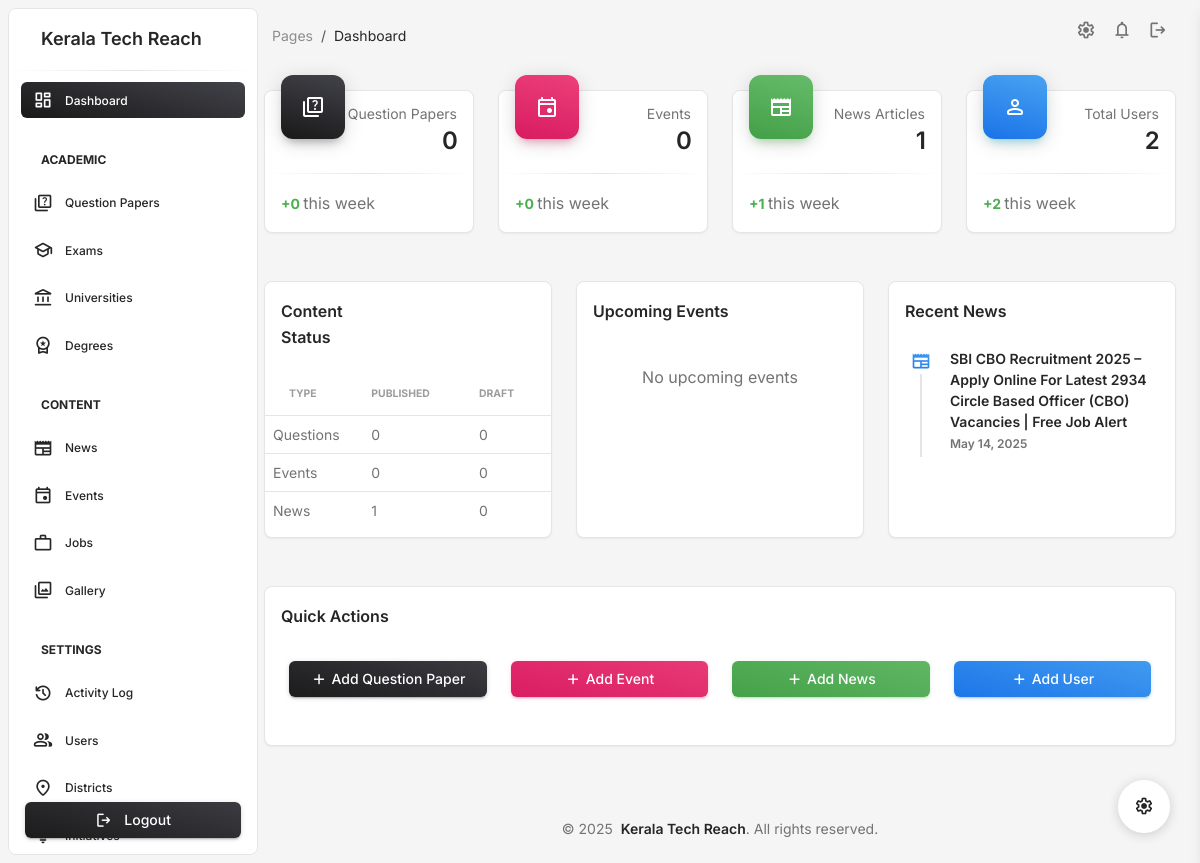
Page /admindashboard/ (signed in) on the committed database.
### admindashboard/models.py (models this page shows, shortened)
class News(models.Model):
    title = models.CharField(max_length=255)
    slug = models.SlugField(unique=True, max_length=255, blank=True, null=True)
    content = models.TextField()
    excerpt = models.TextField(blank=True, help_text="A short summary of the article")
    image = models.ImageField(upload_to='news/', blank=True, null=True)
    thumbnail = models.ImageField(upload_to='news/thumbnails/', blank=True, null=True)
    created_at = models.DateTimeField(auto_now_add=True)
    updated_at = models.DateTimeField(auto_now=True)
    is_published = models.BooleanField(default=False)
    created_by = models.ForeignKey('UserProfile', on_delete=models.CASCADE)
    meta_title = models.CharField(max_length=60, blank=True, help_text="SEO optimized title (max 60 characters)")
    meta_description = models.CharField(max_length=160, blank=True, help_text="SEO meta description (max 160 characters)")
    keywords = models.CharField(max_length=255, blank=True, help_text="Comma-separated keywords for SEO")
    reading_time = models.PositiveIntegerField(default=0, help_text="Estimated reading time in minutes")
    views_count = models.PositiveIntegerField(default=0)
    likes_count = models.PositiveIntegerField(default=0)
    class Meta:
        verbose_name_plural = 'News'
        ordering = ['-created_at']

### admindashboard/views/dashboard.py (the view, shortened to what this page needs)
# urls.py: path('', dashboard, name='dashboard'),
@login_required
def dashboard(request):
    now = timezone.now()
    last_week = now - timedelta(days=7)
    context = {
        'total_users': UserProfile.objects.count() if request.user.is_staff else 1,
        'total_questions': QuestionPaper.objects.count(),
        'total_events': Event.objects.count(),
        'total_news': News.objects.count(),
    }
    if request.user.is_staff:
        context.update({
            'new_users': UserProfile.objects.filter(user__date_joined__gte=last_week).count(),
            'new_questions': QuestionPaper.objects.filter(updated_at__gte=last_week).count(),
            'new_events': Event.objects.filter(updated_at__gte=last_week).count(),
            'new_news': News.objects.filter(created_at__gte=last_week).count(),
            'upcoming_events': Event.objects.filter(
                event_start__gte=now
            ).order_by('event_start')[:5],
            'recent_questions': QuestionPaper.objects.order_by('-updated_at')[:5],
            'recent_news': News.objects.order_by('-created_at')[:5],
            'published_questions': QuestionPaper.objects.filter(is_published=True).count(),
            'draft_questions': QuestionPaper.objects.filter(is_published=False).count(),
            'published_events': Event.objects.filter(is_published=True).count(),
            'draft_events': Event.objects.filter(is_published=False).count(),
            'published_news': News.objects.filter(is_published=True).count(),
            'draft_news': News.objects.filter(is_published=False).count(),
            'unread_messages': ContactMessage.objects.filter(is_read=False).count(),
            'total_messages': ContactMessage.objects.count(),
            'university_count': University.objects.count(),
            'degree_count': Degree.objects.count(),
            'event_categories': EventCategory.objects.annotate(
                event_count=Count('event')
            ).order_by('-event_count')[:5],
        })
    return render(request, 'admindashboard/dashboard.html', context)

### admindashboard/templates/admindashboard/dashboard.html (shortened to what this page needs)
{% extends 'admindashboard/base.html' %}
{% load static %}
{% block content %}
<div class="container-fluid py-4">
    <div class="row">
        {% if user.is_staff %}
        <div class="col-xl-3 col-sm-6 mb-4">
            <div class="card">
                <div class="card-header p-3 pt-2">
                    <div class="icon icon-lg icon-shape bg-gradient-dark shadow-dark text-center border-radius-xl mt-n4 position-absolute">
                        <i class="material-symbols-rounded opacity-10">quiz</i>
                    </div>
                    <div class="text-end pt-1">
                        <p class="text-sm mb-0 text-capitalize">Question Papers</p>
                        <h4 class="mb-0">{{ total_questions }}</h4>
                    </div>
                </div>
                <hr class="dark horizontal my-0">
                <div class="card-footer p-3">
                    <p class="mb-0"><span class="text-success text-sm font-weight-bolder">+{{ new_questions }} </span>this week</p>
                </div>
            </div>
        </div>
        <div class="col-xl-3 col-sm-6 mb-4">
            <div class="card">
                <div class="card-header p-3 pt-2">
                    <div class="icon icon-lg icon-shape bg-gradient-primary shadow-primary text-center border-radius-xl mt-n4 position-absolute">
                        <i class="material-symbols-rounded opacity-10">event</i>
                    </div>
                    <div class="text-end pt-1">
                        <p class="text-sm mb-0 text-capitalize">Events</p>
                        <h4 class="mb-0">{{ total_events }}</h4>
                    </div>
                </div>
                <hr class="dark horizontal my-0">
                <div class="card-footer p-3">
                    <p class="mb-0"><span class="text-success text-sm font-weight-bolder">+{{ new_events }} </span>this week</p>
                </div>
            </div>
        </div>
        <div class="col-xl-3 col-sm-6 mb-4">
            <div class="card">
                <div class="card-header p-3 pt-2">
                    <div class="icon icon-lg icon-shape bg-gradient-success shadow-success text-center border-radius-xl mt-n4 position-absolute">
                        <i class="material-symbols-rounded opacity-10">newspaper</i>
                    </div>
                    <div class="text-end pt-1">
                        <p class="text-sm mb-0 text-capitalize">News Articles</p>
                        <h4 class="mb-0">{{ total_news }}</h4>
                    </div>
                </div>
                <hr class="dark horizontal my-0">
                <div class="card-footer p-3">
                    <p class="mb-0"><span class="text-success text-sm font-weight-bolder">+{{ new_news }} </span>this week</p>
                </div>
            </div>
        </div>
        <div class="col-xl-3 col-sm-6 mb-4">
            <div class="card">
                <div class="card-header p-3 pt-2">
                    <div class="icon icon-lg icon-shape bg-gradient-info shadow-info text-center border-radius-xl mt-n4 position-absolute">
                        <i class="material-symbols-rounded opacity-10">person</i>
                    </div>
                    <div class="text-end pt-1">
                        <p class="text-sm mb-0 text-capitalize">Total Users</p>
                        <h4 class="mb-0">{{ total_users }}</h4>
                    </div>
                </div>
                <hr class="dark horizontal my-0">
                <div class="card-footer p-3">
                    <p class="mb-0"><span class="text-success text-sm font-weight-bolder">+{{ new_users }} </span>this week</p>
                </div>
            </div>
        </div>
        {% endif %}
    </div>
    <div class="row mt-4">
        {% if user.is_staff %}
        <div class="col-lg-4 col-md-6 mb-4">
            <div class="card">
                <div class="card-header pb-0">
                    <div class="row">
                        <div class="col-lg-6 col-7">
                            <h6>Content Status</h6>
                        </div>
                    </div>
                </div>
                <div class="card-body px-0 pb-2">
                    <div class="table-responsive">
                        <table class="table align-items-center mb-0">
                            <thead>
                                <tr>
                                    <th class="text-uppercase text-secondary text-xxs font-weight-bolder opacity-7">Type</th>
                                    <th class="text-uppercase text-secondary text-xxs font-weight-bolder opacity-7 ps-2">Published</th>
                                    <th class="text-uppercase text-secondary text-xxs font-weight-bolder opacity-7 ps-2">Draft</th>
                                </tr>
                            </thead>
                            <tbody>
                                <tr>
                                    <td class="align-middle text-sm">Questions</td>
                                    <td class="align-middle text-sm">{{ published_questions }}</td>
                                    <td class="align-middle text-sm">{{ draft_questions }}</td>
                                </tr>
                                <tr>
                                    <td class="align-middle text-sm">Events</td>
                                    <td class="align-middle text-sm">{{ published_events }}</td>
                                    <td class="align-middle text-sm">{{ draft_events }}</td>
                                </tr>
                                <tr>
                                    <td class="align-middle text-sm">News</td>
                                    <td class="align-middle text-sm">{{ published_news }}</td>
                                    <td class="align-middle text-sm">{{ draft_news }}</td>
                                </tr>
                            </tbody>
                        </table>
                    </div>
                </div>
            </div>
        </div>
        {% endif %}
        <div class="col-lg-{% if user.is_staff %}4{% else %}6{% endif %} col-md-6 mb-4">
            <div class="card h-100">
                <div class="card-header pb-0">
                    <h6>Upcoming Events</h6>
                </div>
                <div class="card-body p-3">
                    {% for event in upcoming_events %}
                    <div class="timeline timeline-one-side">
                        <div class="timeline-block mb-3">
                            <span class="timeline-step">
                                <i class="material-symbols-rounded text-success text-gradient">event</i>
                            </span>
                            <div class="timeline-content">
                                <h6 class="text-dark text-sm font-weight-bold mb-0">{{ event.name }}</h6>
                                <p class="text-secondary font-weight-bold text-xs mt-1 mb-0">{{ event.event_start|date:"M d, Y" }}</p>
                                <p class="text-sm mt-1 mb-0">{{ event.place }}</p>
                            </div>
                        </div>
                    </div>
                    {% empty %}
                    <p class="text-center text-secondary mt-3">No upcoming events</p>
                    {% endfor %}
                </div>
            </div>
        </div>
        <div class="col-lg-{% if user.is_staff %}4{% else %}6{% endif %} col-md-6 mb-4">
            <div class="card h-100">
                <div class="card-header pb-0">
                    <h6>Recent News</h6>
                </div>
                <div class="card-body p-3">
                    <div class="timeline timeline-one-side">
                        {% for news in recent_news %}
                        <div class="timeline-block mb-3">
                            <span class="timeline-step">
                                <i class="material-symbols-rounded text-info text-gradient">newspaper</i>
                            </span>
                            <div class="timeline-content">
                                <h6 class="text-dark text-sm font-weight-bold mb-0">{{ news.title }}</h6>
                                <p class="text-secondary font-weight-bold text-xs mt-1 mb-0">{{ news.created_at|date:"M d, Y" }}</p>
                            </div>
                        </div>
                        {% empty %}
                        <p class="text-center text-secondary mt-3">No recent news</p>
                        {% endfor %}
                    </div>
                </div>
            </div>
        </div>
    </div>
    {% if user.is_staff %}
    <div class="row mt-4">
        <div class="col-12">
            <div class="card mb-4">
                <div class="card-header pb-0">
                    <h6>Quick Actions</h6>
                </div>
                <div class="card-body px-0 pt-0 pb-2">
                    <div class="row p-4">
                        <div class="col-md-3 col-sm-6 mb-3">
                            <a href="{% url 'admindashboard:question_create' %}" class="btn bg-gradient-dark w-100 mb-0 toast-btn">
                                <i class="material-symbols-rounded">add</i> Add Question Paper
                            </a>
                        </div>
                        <div class="col-md-3 col-sm-6 mb-3">
                            <a href="{% url 'admindashboard:event_create' %}" class="btn bg-gradient-primary w-100 mb-0 toast-btn">
                                <i class="material-symbols-rounded">add</i> Add Event
                            </a>
                        </div>
                        <div class="col-md-3 col-sm-6 mb-3">
                            <a href="{% url 'admindashboard:news_create' %}" class="btn bg-gradient-success w-100 mb-0 toast-btn">
                                <i class="material-symbols-rounded">add</i> Add News
                            </a>
                        </div>
                        <div class="col-md-3 col-sm-6 mb-3">
                            <a href="{% url 'admindashboard:user_create' %}" class="btn bg-gradient-info w-100 mb-0 toast-btn">
                                <i class="material-symbols-rounded">add</i> Add User
                            </a>
                        </div>
                    </div>
                </div>
            </div>
        </div>
    </div>
    {% endif %}
</div>
{% endblock content %}

### static/assets/css/nucleo-svg.css (style rules this page uses)
.icon { display: inline-block; color: #111111; height: 1em; width: 1em; }
.icon-lg { height: 1.6em; width: 1.6em; }
.icon { fill: currentColor; stroke: none; }

### admindashboard/templates/admindashboard/base.html (style rules this page uses)
body { min-height: 100vh; display: flex; flex-direction: column; }

### rows in the picture
News: title "SBI CBO Recruitment 2025 – Apply Online For Latest 2934 Circle Based Officer (CBO) Vacancies | Free Job Alert", created_at "May 14, 2025"

### other values in the picture
{{ total_questions }} "0"
{{ new_questions }} "0"
{{ total_events }} "0"
{{ new_events }} "0"
{{ total_news }} "1"
{{ new_news }} "1"
{{ total_users }} "2"
{{ new_users }} "2"
{{ published_questions }} "0"
{{ draft_questions }} "0"
{{ published_events }} "0"
{{ draft_events }} "0"
{{ published_news }} "1"
{{ draft_news }} "0"
